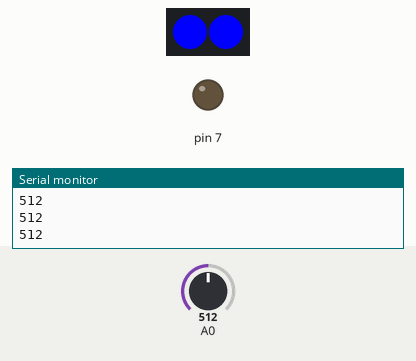
Bench run of a sketch on a simulated Arduino Uno, built with avr-gcc and run on an emulated ATmega328P. Parts: 2 RGB LEDs in strip order, left to right, output pins drawn as LEDs (lit = HIGH), the last lines printed to the serial monitor. Inputs (shaded band) come from the test bench; at power-on: A0 = 512. Dim RGB values are drawn brighter than linear.

Above: at 1.2 s.
1.3 s: A0 set to 585
2.8 s: A0 set to 613
At 6.02 s:
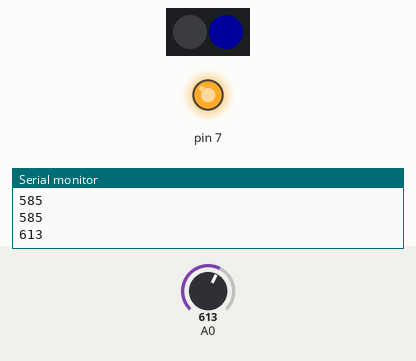
8.8 s: A0 set to 590
At 10.7 s:
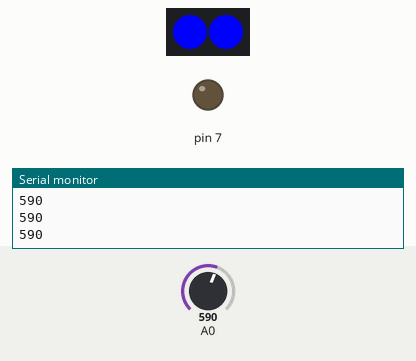
11.8 s: A0 set to 610
At 15.1 s:
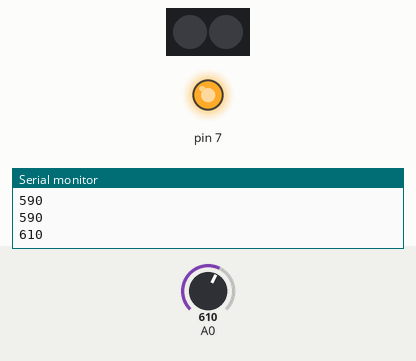
Timing chart, 0 to 15.8 s (numbered marks = the images above; inputs shaded):
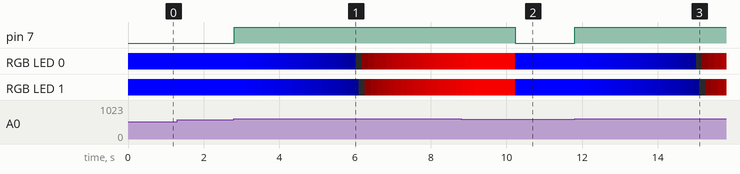

The sketch:

punchHotpad.ino
```cpp
#include <Adafruit_NeoPixel.h>
#ifdef __AVR__
  #include <avr/power.h>
#endif

#define PIN            6
#define NUMPIXELS      2
Adafruit_NeoPixel pixels = Adafruit_NeoPixel(NUMPIXELS, PIN, NEO_GRB + NEO_KHZ800);

void setup() {
  // hotpad control pin
  pinMode(7,OUTPUT);
  #if defined (__AVR_ATtiny85__)
    if (F_CPU == 16000000) clock_prescale_set(clock_div_1);
  #endif
  Serial.begin(9600);
  pixels.begin();
}

void loop() {
  // read the value
  int punchValue = analogRead(A0);
  Serial.println(punchValue);
  if(punchValue>600){
    digitalWrite(7,HIGH);
    //from blue to no color
    for(int j=0;j<20;j++){
      for(int i=0;i<NUMPIXELS;i++){
      // pixels.Color takes RGB values, from 0,0,0 up to 255,255,255
        pixels.setPixelColor(i, pixels.Color(0,0,255-j*12)); // Moderately bright green color.
        pixels.show();
        delay(80);
       }
    }
    //from no color to red
    for(int j=0;j<20;j++){
       for(int i=0;i<NUMPIXELS;i++){
        pixels.setPixelColor(i, pixels.Color(j*12,0,0));
        pixels.show();
        delay(80);
      }
    }
    delay(500);
    while(punchValue>600){
      delay(500);
      punchValue = analogRead(A0);
    }
  }else{
    digitalWrite(7,LOW);
    for(int i=0;i<NUMPIXELS;i++){
      pixels.setPixelColor(i, pixels.Color(0,0,255));
      pixels.show();
     }
  }

}
```

Measured:
- the behaviour switches between 600 and 601 on A0 (found by bisection; images 0 and 1)
- after the input at 2.8 s, pin 7: LOW → HIGH at once; RGB LED 0: RGB(0, 0, 255) → RGB(0, 0, 243) after 0.17 s, → RGB(0, 0, 231) 0.16 s later, → RGB(0, 0, 219) 0.16 s later, → RGB(0, 0, 207) 0.16 s later, … (37 changes in this stretch)
- after the input at 8.8 s, pin 7: HIGH → LOW after 1.4 s
- after the input at 11.8 s, pin 7: LOW → HIGH at once; RGB LED 0: RGB(0, 0, 255) → RGB(0, 0, 243) after 0.17 s, → RGB(0, 0, 231) 0.16 s later, → RGB(0, 0, 219) 0.16 s later, → RGB(0, 0, 207) 0.16 s later, … (24 changes in this stretch)
